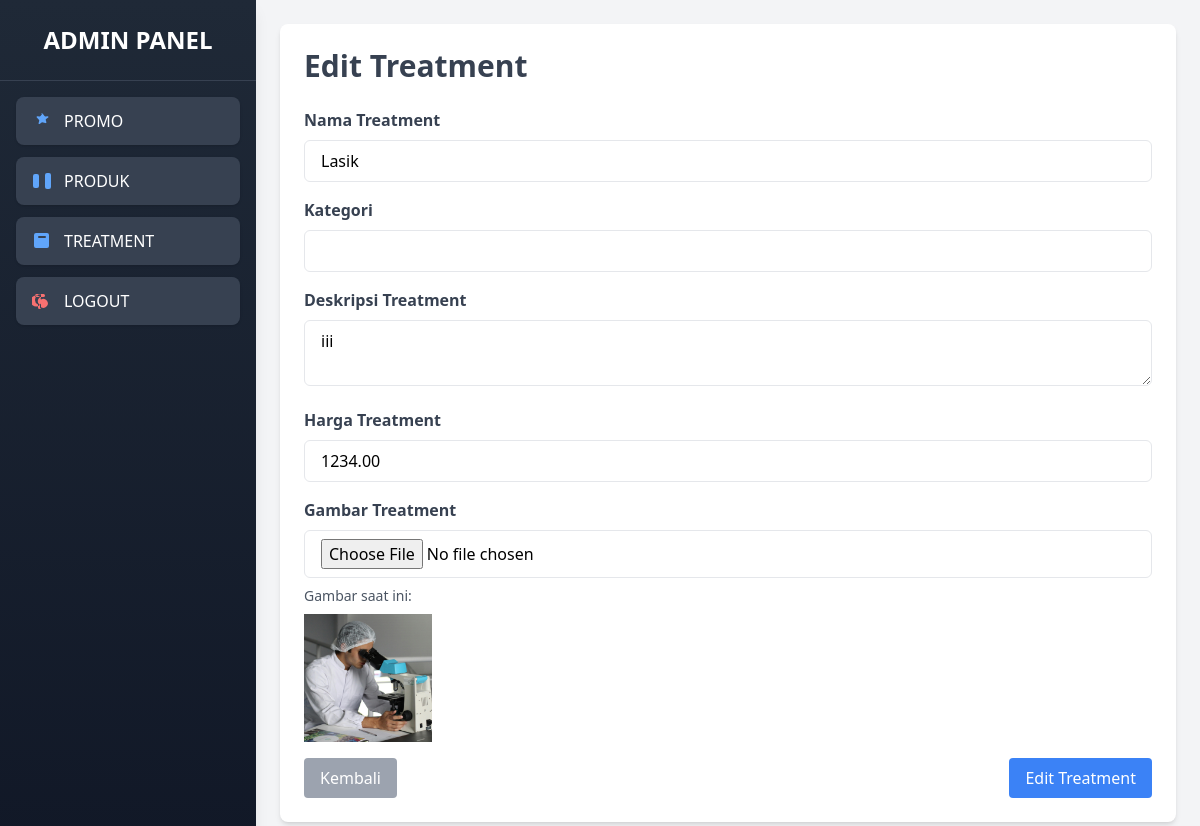
Page /admin/treatments/edit_treatment.php?id=4 (signed in) on the committed database.
### tables this page shows
CREATE TABLE `treatments` (
  `id` int(11) NOT NULL,
  `name` varchar(255) NOT NULL,
  `description` text NOT NULL,
  `price` decimal(10,2) NOT NULL,
  `image` varchar(255) NOT NULL,
  `created_at` timestamp NOT NULL DEFAULT current_timestamp(),
  `updated_at` timestamp NOT NULL DEFAULT current_timestamp() ON UPDATE current_timestamp(),
  `category` varchar(50) DEFAULT NULL
);

### admin/treatments/edit_treatment.php (the view, shortened to what this page needs)
<?php
include '../../assets/db/database.php';
?>
<!DOCTYPE html>
<html lang="en">
<head>
    <script src="https://cdn.tailwindcss.com"></script>
</head>
<body class="bg-gray-100">
    <?php include "../sidebar.php"; ?>
    <div class="ml-64 p-6">
        <div class="bg-white shadow-md rounded-lg p-6">
            <h1 class="text-3xl font-bold text-gray-700 mb-6">Edit Treatment</h1>
            <?php
            $id = intval($_GET['id']);
            $result = $conn->query("SELECT * FROM treatments WHERE id = $id");
            $treatment = $result->fetch_assoc();
            ?>
            <form action="update_treatment.php" method="POST" enctype="multipart/form-data">
                <div class="mb-4">
                    <label class="block text-gray-700 font-semibold mb-2">Nama Treatment</label>
                    <input type="text" name="name" value="<?= htmlspecialchars($treatment['name']) ?>" class="w-full px-4 py-2 border rounded-md focus:outline-none focus:ring focus:ring-blue-300" required>
                </div>
                <div class="mb-4">
                    <label class="block text-gray-700 font-semibold mb-2">Kategori</label>
                    <input type="text" name="category" value="<?= htmlspecialchars($treatment['category']) ?>" class="w-full px-4 py-2 border rounded-md focus:outline-none focus:ring focus:ring-blue-300" required>
                </div>
                <div class="mb-4">
                    <label class="block text-gray-700 font-semibold mb-2">Deskripsi Treatment</label>
                    <textarea name="description" class="w-full px-4 py-2 border rounded-md focus:outline-none focus:ring focus:ring-blue-300" required><?= htmlspecialchars($treatment['description']) ?></textarea>
                </div>
                <div class="mb-4">
                    <label class="block text-gray-700 font-semibold mb-2">Harga Treatment</label>
                    <input type="number" name="price" value="<?= $treatment['price'] ?>" class="w-full px-4 py-2 border rounded-md focus:outline-none focus:ring focus:ring-blue-300" required>
                </div>
                <div class="mb-4">
                    <label class="block text-gray-700 font-semibold mb-2">Gambar Treatment</label>
                    <input type="file" name="image" class="w-full px-4 py-2 border rounded-md focus:outline-none focus:ring focus:ring-blue-300">
                    <p class="text-sm text-gray-600 mt-2">Gambar saat ini:</p>
                    <img src="../../uploads/<?= htmlspecialchars($treatment['image']) ?>" alt="Gambar Treatment" class="w-32 h-32 object-cover mt-2">
                </div>
                <div class="flex justify-between">
                    <a href="../dashboard.php" class="bg-gray-400 text-white py-2 px-4 rounded hover:bg-gray-500 transition">
                        Kembali
                    </a>
                    <button type="submit" class="bg-blue-500 text-white py-2 px-4 rounded hover:bg-blue-600 transition">
                        Edit Treatment
                    </button>
                </div>
            </form>
        </div>
    </div>
</body>
</html>

### rows in the picture
treatments: name "Lasik", description "iii", price "1234.00", image (picture)
